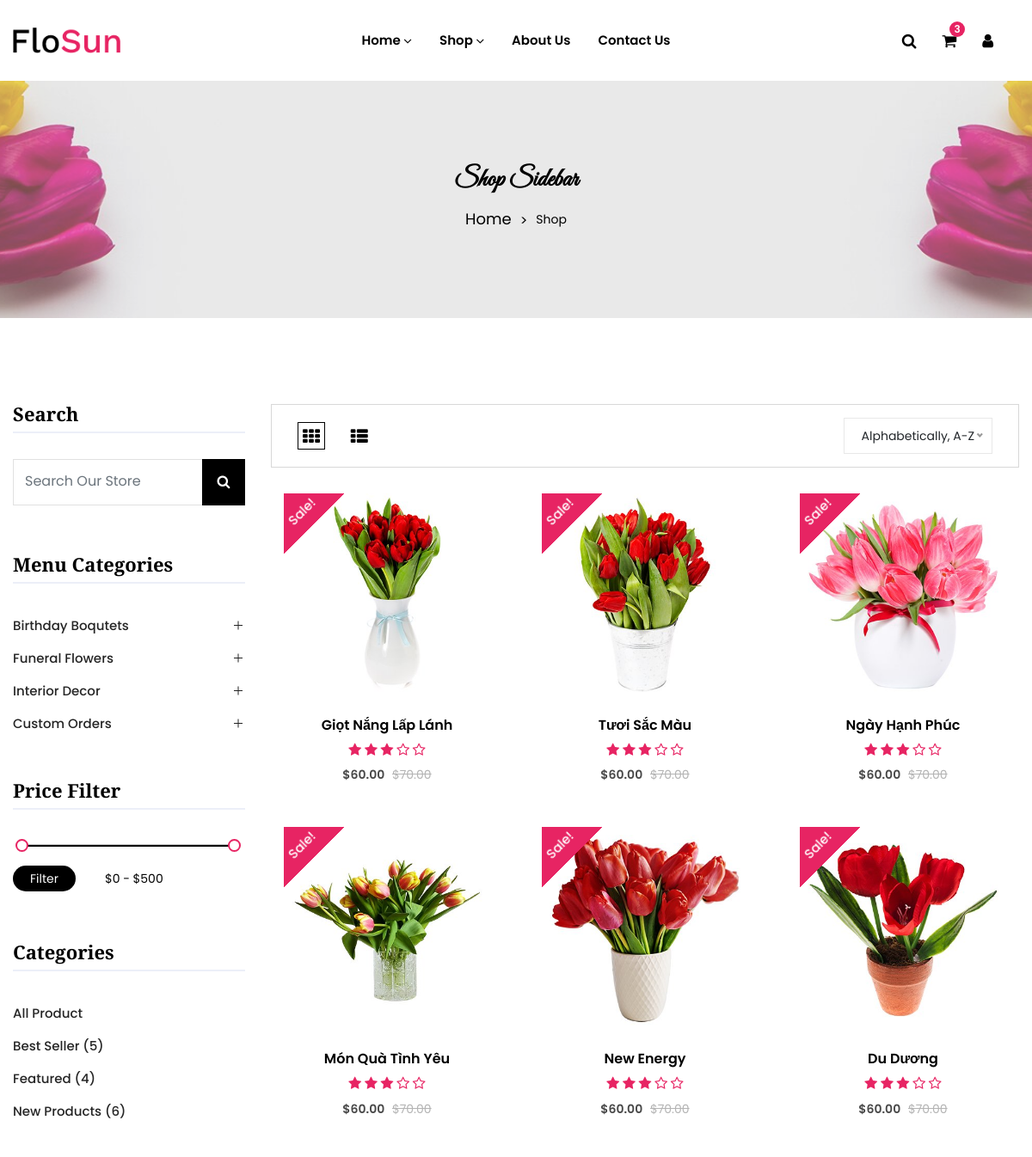
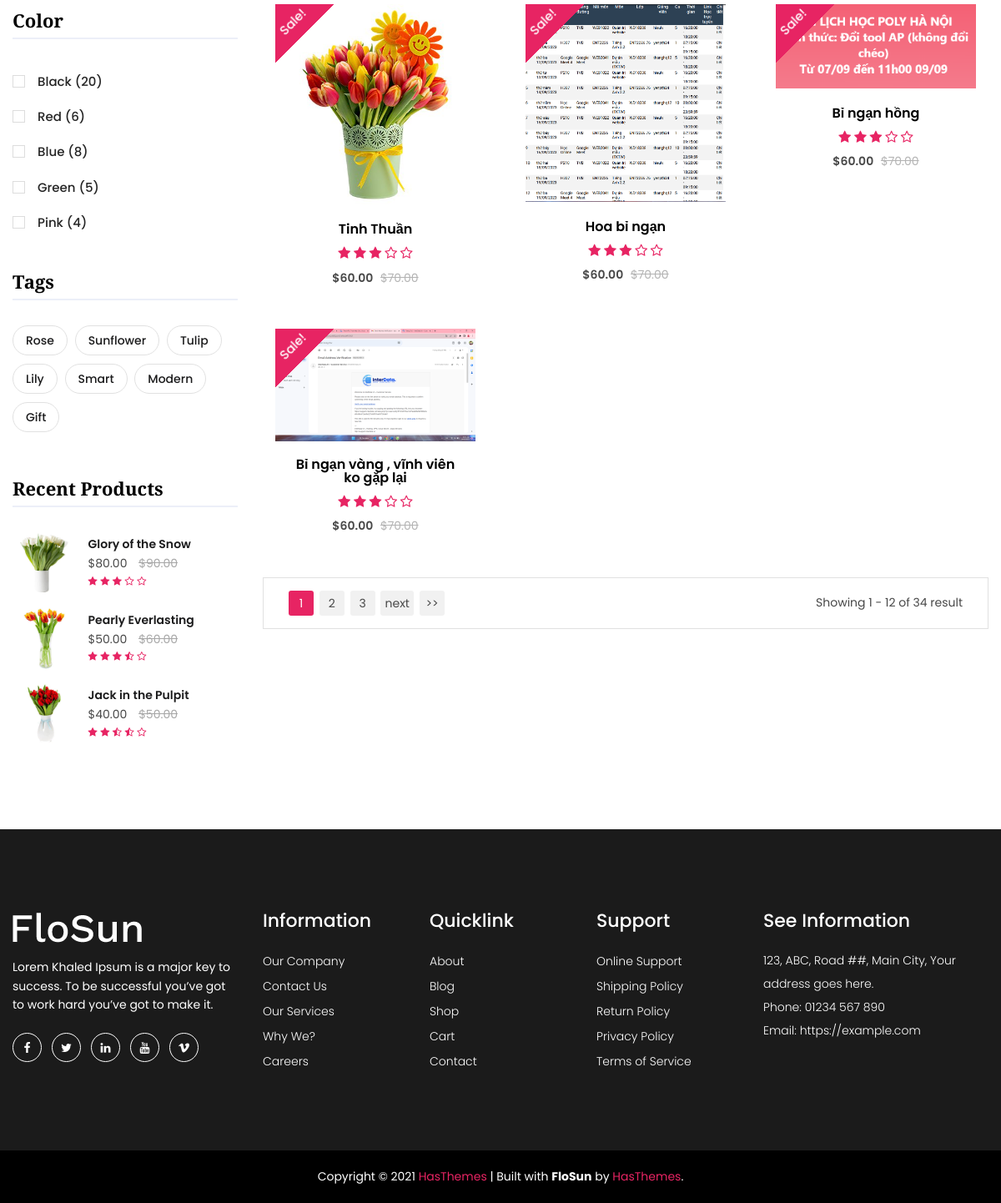
The app's page /shop?ma_dm=1 with its own data (2 pictures, top to bottom).
### tables this page shows
CREATE TABLE `sanpham` (
  `ma_sp` int(11) NOT NULL,
  `ten_sp` varchar(50) NOT NULL,
  `hinh` varchar(255) DEFAULT NULL,
  `mo_ta` text NOT NULL,
  `ma_dm` int(11) NOT NULL
);

### app/Views/client/shop.php (the view, shortened to what the rows shown need)
<div class="shop-main-area">
    <div class="container container-default custom-area">
        <div class="row flex-row-reverse">
            <div class="col-lg-9 col-12 col-custom widget-mt">
                <div class="row shop_wrapper grid_3">
                    <?php
                        if(isset($_GET['ma_dm'])&&$_GET['ma_dm']>0){
                            $danhsachsanpham = SanPhamModel::where("ma_dm","=",$_GET['ma_dm'])->get();
                        }
                        foreach($danhsachsanpham as $sp):
                    ?>
                    <div class="col-md-6 col-sm-6 col-lg-4 col-custom product-area">
                        <div class="product-item">
                            <div class="single-product position-relative mr-0 ml-0">
                                <div class="product-image">
                                    <a class="d-block" href="product-details.html">
                                        <img src="images/<?=$sp->hinh??""?>" alt="" class="product-image-1 w-100">
                                    </a>
                                    <span class="onsale">Sale!</span>
                                    <div class="add-action d-flex flex-column position-absolute">
                                    </div>
                                </div>
                                <div class="product-content">
                                    <div class="product-title">
                                        <h4 class="title-2"> <a href="product-details.html"><?=$sp->ten_sp??""?></a></h4>
                                    </div>
                                    <div class="product-rating">
                                        <i class="fa fa-star"></i>
                                        <i class="fa fa-star"></i>
                                        <i class="fa fa-star"></i>
                                        <i class="fa fa-star-o"></i>
                                        <i class="fa fa-star-o"></i>
                                    </div>
                                    <div class="price-box">
                                        <span class="regular-price ">$60.00</span>
                                        <span class="old-price"><del>$70.00</del></span>
                                    </div>
                                </div>
                            </div>
                        </div>
                    </div>
                    <?php
                        endforeach;
                    ?>
                </div>
            </div>
        </div>
    </div>
</div>

### records on screen
sanpham: hinh (picture), ten_sp "Giọt Nắng Lấp Lánh"
sanpham: hinh (picture), ten_sp "Tươi Sắc Màu"
sanpham: hinh (picture), ten_sp "Ngày Hạnh Phúc"
sanpham: hinh (picture), ten_sp "Món Quà Tình Yêu"
sanpham: hinh (picture), ten_sp "New Energy"
sanpham: hinh (picture), ten_sp "Du Dương"
sanpham: hinh (picture), ten_sp "Tinh Thuần"
sanpham: hinh (picture), ten_sp "Hoa bỉ ngạn"
sanpham: hinh (picture), ten_sp "Bỉ ngạn hồng"
sanpham: hinh (picture), ten_sp "Bỉ ngạn vàng , vĩnh viên ko gặp lại"
